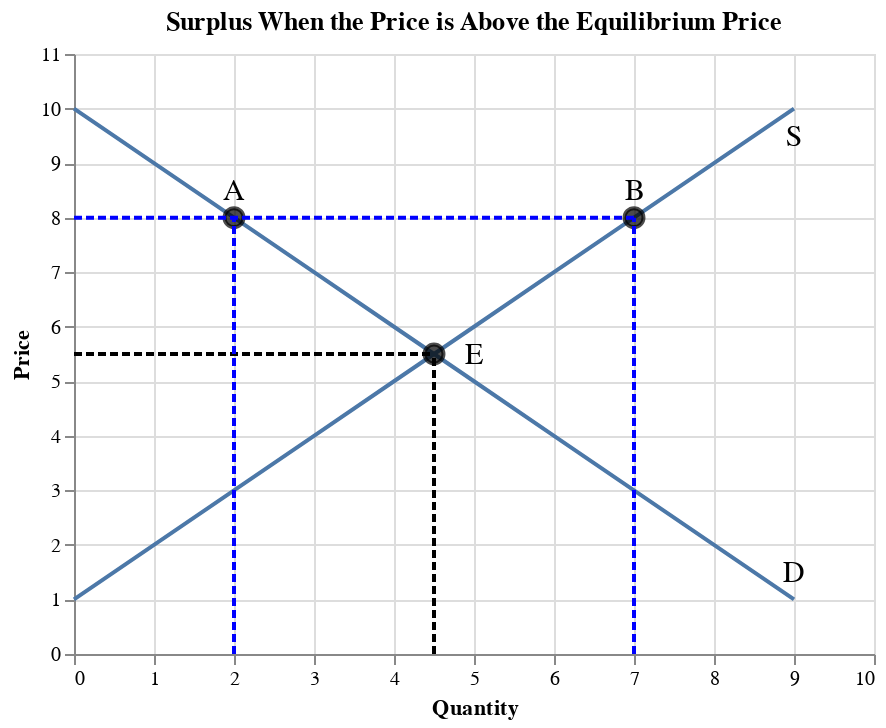

Notebook source saved alongside this figure:
### Markdown cell above
## Surplus

Surplus
: Surplus is a condition where the quantity supplied is greater than the quantity demanded at the market price.<br><br>
: The figure below shows the surplus at a price of 8. When the price is 8, the quantity demanded is 2 and the quantity supplied is 7. So, the surplus is 5 in this case.

### Code cell
df_d = pd.DataFrame(data={'price': list(range(1, 11)),
                        'qd': list(range(9,-1,-1))
                       })

df_s = pd.DataFrame(data={'price': list(range(1, 11)),
                        'qs': list(range(0,10))
                       })

df_e = pd.DataFrame(data={'price': [5.5, 8, 8],
                        'q': [4.5, 2, 7]
                       })

fig_eq = alt.Chart(df_d).mark_line().encode(
    alt.X('qd', title='Quantity', scale=alt.Scale(domain=[0,10])),
    alt.Y('price', title='Price', scale=alt.Scale(domain=[0,11])),
) + alt.Chart(df_s).mark_line().encode(
    alt.X('qs', title='Quantity', scale=alt.Scale(domain=[0,10])),
    alt.Y('price', title='Price', scale=alt.Scale(domain=[0,11])),
) + alt.Chart(df_e).mark_point(size=90, color='black', fill='black').encode(
    x='q',
    y='price'
)

text1 = alt.Chart({'values':[{'x': 9, 'y': 1.5}]}).mark_text(
    text='D',
    fontSize=15
).encode(x='x:Q', y='y:Q')

text2 = alt.Chart({'values':[{'x': 9, 'y': 9.5}]}).mark_text(
    text='S',
    fontSize=15
).encode(x='x:Q', y='y:Q')

text3 = alt.Chart({'values':[{'x': 5, 'y': 5.5}]}).mark_text(
    text='E',
    fontSize=15
).encode(x='x:Q', y='y:Q')

text4 = alt.Chart({'values':[{'x': 2, 'y': 8.5}]}).mark_text(
    text='A',
    fontSize=15
).encode(x='x:Q', y='y:Q')

text5 = alt.Chart({'values':[{'x': 7, 'y': 8.5}]}).mark_text(
    text='B',
    fontSize=15
).encode(x='x:Q', y='y:Q')

df_h1 = pd.DataFrame(data={'price': [5.5, 5.5], 'q': [0, 4.5]})
fig_h1 = alt.Chart(df_h1).mark_line(color='black', strokeDash=[4, 2]).encode(
    alt.X('q'),
    alt.Y('price')
)

df_v1 = pd.DataFrame(data={'price': [0, 5.5], 'q': [4.5, 4.5]})
fig_v1 = alt.Chart(df_v1).mark_line(color='black', strokeDash=[4, 2]).encode(
    alt.X('q'),
    alt.Y('price')
)

df_h2 = pd.DataFrame(data={'price': [8, 8], 'q': [0, 7]})
fig_h2 = alt.Chart(df_h2).mark_line(color='blue', strokeDash=[4, 2]).encode(
    alt.X('q'),
    alt.Y('price')
)

df_v2 = pd.DataFrame(data={'price': [0, 8], 'q': [2, 2]})
fig_v2 = alt.Chart(df_v2).mark_line(color='blue', strokeDash=[4, 2]).encode(
    alt.X('q'),
    alt.Y('price')
)

df_v3 = pd.DataFrame(data={'price': [0, 8], 'q': [7, 7]})
fig_v3 = alt.Chart(df_v3).mark_line(color='blue', strokeDash=[4, 2]).encode(
    alt.X('q'),
    alt.Y('price')
)

(fig_eq + text1 + text2 + text3 + text4 + text5 + fig_h1 + fig_v1 + fig_h2 + fig_v2 + fig_v3).properties(title='Surplus When the Price is Above the Equilibrium Price')

### Figure 1 — Vega-Lite specification as saved in the notebook (floating-point values rounded to 4 significant figures)
{"config": {"view": {"continuousWidth": 400, "continuousHeight": 300}}, "layer": [{"data": {"name": "data-b52e021a0734944d4e2e38e1163d0639"}, "mark": "line", "encoding": {"x": {"type": "quantitative", "field": "qd", "scale": {"domain": [0, 10]}, "title": "Quantity"}, "y": {"type": "quantitative", "field": "price", "scale": {"domain": [0, 11]}, "title": "Price"}}}, {"data": {"name": "data-f4791e6d2c5433b743c328a8f6f72260"}, "mark": "line", "encoding": {"x": {"type": "quantitative", "field": "qs", "scale": {"domain": [0, 10]}, "title": "Quantity"}, "y": {"type": "quantitative", "field": "price", "scale": {"domain": [0, 11]}, "title": "Price"}}}, {"data": {"name": "data-096857a40a56f4a60e96ff78b33d4ffa"}, "mark": {"type": "point", "color": "black", "fill": "black", "size": 90}, "encoding": {"x": {"type": "quantitative", "field": "q"}, "y": {"type": "quantitative", "field": "price"}}}, {"data": {"name": "data-411b058143eb0c76546a59e0f2efbb64"}, "mark": {"type": "text", "fontSize": 15, "text": "D"}, "encoding": {"x": {"type": "quantitative", "field": "x"}, "y": {"type": "quantitative", "field": "y"}}}, {"data": {"name": "data-78eb422e47dc010e08ec7870329a9a72"}, "mark": {"type": "text", "fontSize": 15, "text": "S"}, "encoding": {"x": {"type": "quantitative", "field": "x"}, "y": {"type": "quantitative", "field": "y"}}}, {"data": {"name": "data-7e100178d0b30ff53f5f746e95732883"}, "mark": {"type": "text", "fontSize": 15, "text": "E"}, "encoding": {"x": {"type": "quantitative", "field": "x"}, "y": {"type": "quantitative", "field": "y"}}}, {"data": {"name": "data-365a1d00aaeb4d9d1cba9d0db391e90e"}, "mark": {"type": "text", "fontSize": 15, "text": "A"}, "encoding": {"x": {"type": "quantitative", "field": "x"}, "y": {"type": "quantitative", "field": "y"}}}, {"data": {"name": "data-285ec4835d2b93338cf0b765e2371020"}, "mark": {"type": "text", "fontSize": 15, "text": "B"}, "encoding": {"x": {"type": "quantitative", "field": "x"}, "y": {"type": "quantitative", "field": "y"}}}, {"data": {"name": "data-69798f96eb95f743177ddc215c0c7d3f"}, "mark": {"type": "line", "color": "black", "strokeDash": [4, 2]}, "encoding": {"x": {"type": "quantitative", "field": "q"}, "y": {"type": "quantitative", "field": "price"}}}, {"data": {"name": "data-8d3f29c45f05094ed9e8a75ee292382f"}, "mark": {"type": "line", "color": "black", "strokeDash": [4, 2]}, "encoding": {"x": {"type": "quantitative", "field": "q"}, "y": {"type": "quantitative", "field": "price"}}}, {"data": {"name": "data-a6adc2f79f325175abd9972626b9ef71"}, "mark": {"type": "line", "color": "blue", "strokeDash": [4, 2]}, "encoding": {"x": {"type": "quantitative", "field": "q"}, "y": {"type": "quantitative", "field": "price"}}}, {"data": {"name": "data-ba2252c31c2ecc2547edfdf7870a3249"}, "mark": {"type": "line", "color": "blue", "strokeDash": [4, 2]}, "encoding": {"x": {"type": "quantitative", "field": "q"}, "y": {"type": "quantitative", "field": "price"}}}, {"data": {"name": "data-319a26ba2a5b1374a4c0097735e765a7"}, "mark": {"type": "line", "color": "blue", "strokeDash": [4, 2]}, "encoding": {"x": {"type": "quantitative", "field": "q"}, "y": {"type": "quantitative", "field": "price"}}}], "title": "Surplus When the Price is Above the Equilibrium Price", "$schema": "https://vega.github.io/schema/vega-lite/v4.8.1.json", "datasets": {"data-b52e021a0734944d4e2e38e1163d0639": [{"price": 1, "qd": 9}, {"price": 2, "qd": 8}, {"price": 3, "qd": 7}, {"price": 4, "qd": 6}, {"price": 5, "qd": 5}, {"price": 6, "qd": 4}, {"price": 7, "qd": 3}, {"price": 8, "qd": 2}, {"price": 9, "qd": 1}, {"price": 10, "qd": 0}], "data-f4791e6d2c5433b743c328a8f6f72260": [{"price": 1, "qs": 0}, {"price": 2, "qs": 1}, {"price": 3, "qs": 2}, {"price": 4, "qs": 3}, {"price": 5, "qs": 4}, {"price": 6, "qs": 5}, {"price": 7, "qs": 6}, {"price": 8, "qs": 7}, {"price": 9, "qs": 8}, {"price": 10, "qs": 9}], "data-096857a40a56f4a60e96ff78b33d4ffa": [{"price": 5.5, "q": 4.5}, {"price": 8.0, "q": 2.0}, {"price": 8.0, "q": 7.0}], "data-411b058143eb0c76546a59e0f2efbb64": [{"x": 9, "y": 1.5}], "data-78eb422e47dc010e08ec7870329a9a72": [{"x": 9, "y": 9.5}], "data-7e100178d0b30ff53f5f746e95732883": [{"x": 5, "y": 5.5}], "data-365a1d00aaeb4d9d1cba9d0db391e90e": [{"x": 2, "y": 8.5}], "data-285ec4835d2b93338cf0b765e2371020": [{"x": 7, "y": 8.5}], "data-69798f96eb95f743177ddc215c0c7d3f": [{"price": 5.5, "q": 0.0}, {"price": 5.5, "q": 4.5}], "data-8d3f29c45f05094ed9e8a75ee292382f": [{"price": 0.0, "q": 4.5}, {"price": 5.5, "q": 4.5}], "data-a6adc2f79f325175abd9972626b9ef71": [{"price": 8, "q": 0}, {"price": 8, "q": 7}], "data-ba2252c31c2ecc2547edfdf7870a3249": [{"price": 0, "q": 2}, {"price": 8, "q": 2}], "data-319a26ba2a5b1374a4c0097735e765a7": [{"price": 0, "q": 7}, {"price": 8, "q": 7}]}}
